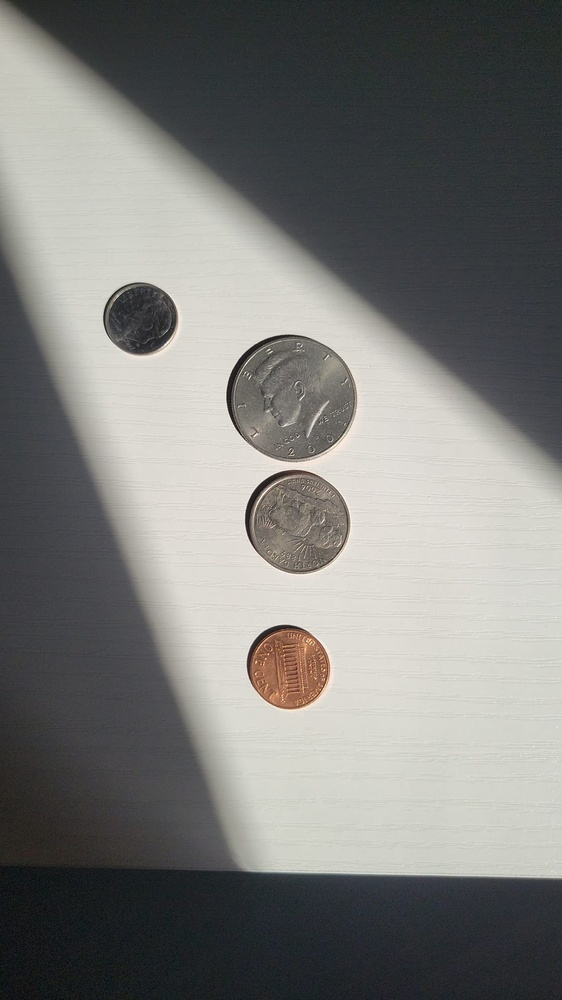
#> input picture coins.jpg, 562 x 1000 px, shrunk from 1080 x 1920 before the run
$ python imageCV.py
#> lines starting #> are read from the running program, lines starting #| are printed output that depends on the picture
import cv2
import numpy as np
from matplotlib import pyplot as plt

# read file
img = cv2.imread("coins.jpg")
#> img is the input picture: shape (1000, 562, 3); mean B, G, R 121.6, 124.1, 124.1
assert img is not None, "File could not be read"

# change from BGR to RGB
img = cv2.cvtColor(img, cv2.COLOR_BGR2RGB)

# create a copy of original
cimg = img.copy()

# change from RGB to Gray scale
img = cv2.cvtColor(img, cv2.COLOR_BGR2GRAY)
#> img: shape (1000, 562)

# apply blur to smooth edges
img = cv2.medianBlur(img, 5)

# detect circles
circles = cv2.HoughCircles(image=img, method=cv2.HOUGH_GRADIENT, dp=0.9,
                            minDist=80, param1= 110, param2= 39, minRadius=50, maxRadius=90)
#> circles = [[293.5, 399.5, 62.4], [297.5, 520.5, 52.4]]

for co, i in enumerate(circles[0, :], start=1):
    # draw the outer circle in green
    cv2.circle(cimg,(int(i[0]),int(i[1])),int(i[2]),(0,255,0),2)
    # draw the center of the circle in red
    cv2.circle(cimg,(int(i[0]),int(i[1])),2,(0,0,255),3)
#> this loop made 2 passes
#> (co, i) on passes 1 to 2: (1, [293.5, 399.5, 62.4]), (2, [297.5, 520.5, 52.4])
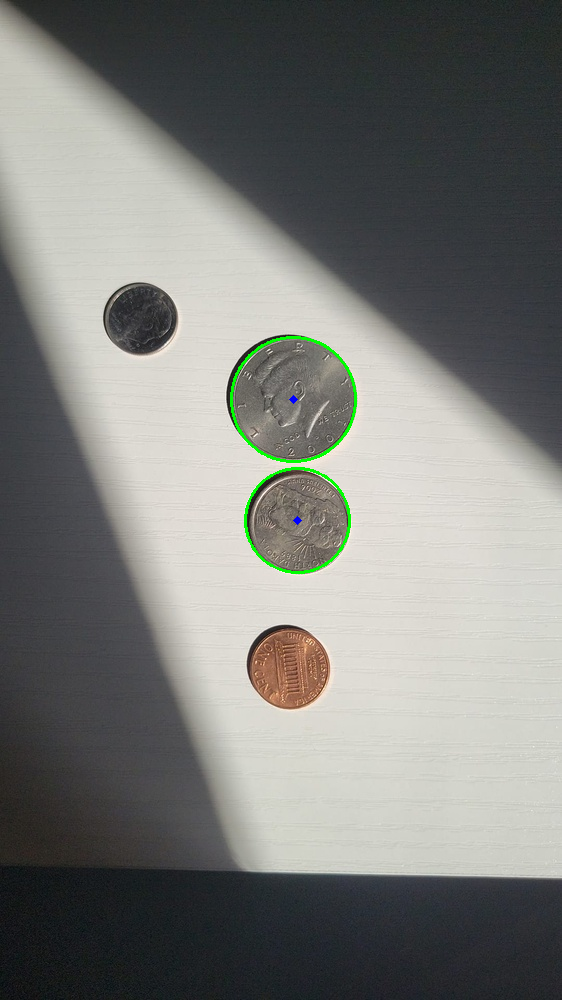
#> cimg: shape (1000, 562, 3); mean R, G, B 123.5, 124.5, 121.1

# print the number of circles detected
print("Number of circles detected:", co)
#| Number of circles detected: 2
# show the image
plt.imshow(cimg)
plt.show()
